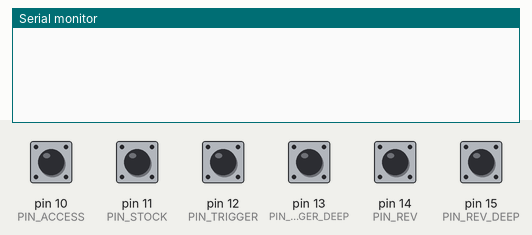
The sketch below on a simulated Arduino Uno, built with avr-gcc and run on an emulated ATmega328P. Shown: the last lines printed to the serial monitor. The test bench sets the inputs (shaded band); at power-on: pin 10 (PIN_ACCESS), pin 11 (PIN_STOCK), pin 12 (PIN_TRIGGER), pin 13 (PIN_TRIGGER_DEEP), pin 14 (PIN_REV), pin 15 (PIN_REV_DEEP) HIGH.

Above: at 1.2 s.
1.3 s: pin 10 (PIN_ACCESS) pulled LOW for 0.15 s
At 2.6 s:
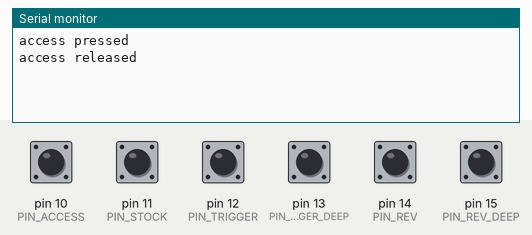
2.9 s: pin 11 (PIN_STOCK) pulled LOW for 0.15 s
At 3.9 s:
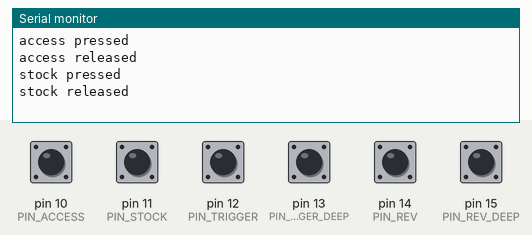
4.5 s: pin 12 (PIN_TRIGGER) pulled LOW for 0.15 s
At 5.2 s:
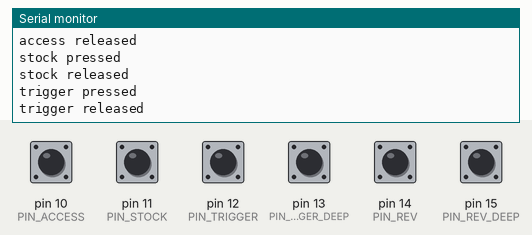
6.1 s: pin 13 (PIN_TRIGGER_DEEP) pulled LOW for 0.15 s
At 7.4 s:
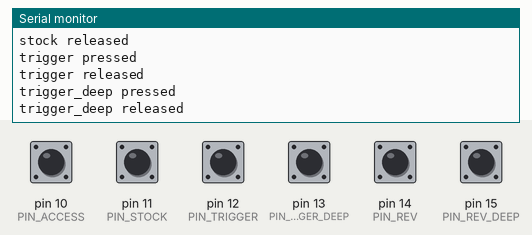
7.7 s: pin 14 (PIN_REV) pulled LOW for 0.15 s
At 8.8 s:
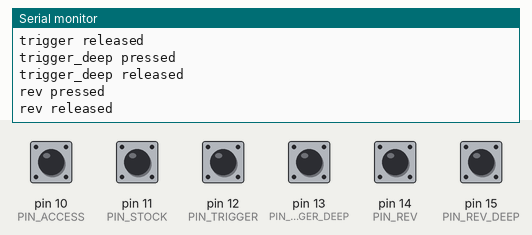
9.3 s: pin 15 (PIN_REV_DEEP) pulled LOW for 0.15 s
At 10.0 s:
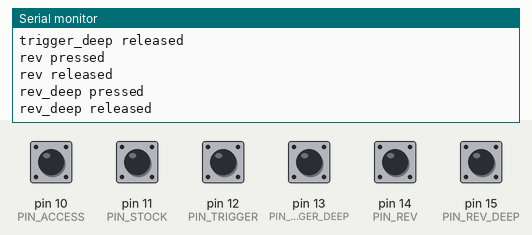

The sketch:

button_testing.ino
```cpp
#define PIN_ACCESS 10
#define PIN_STOCK 11
#define PIN_TRIGGER 12
#define PIN_TRIGGER_DEEP 13
#define PIN_REV 14
#define PIN_REV_DEEP 15

#define DEBOUNCE_DELAY 20  // ms

bool last_access = HIGH;
bool last_stock = HIGH;
bool last_trigger = HIGH;
bool last_trigger_deep = HIGH;
bool last_rev = HIGH;
bool last_rev_deep = HIGH;

unsigned long last_access_time = 0;
unsigned long last_stock_time = 0;
unsigned long last_trigger_time = 0;
unsigned long last_trigger_deep_time = 0;
unsigned long last_rev_time = 0;
unsigned long last_rev_deep_time = 0;

void setup() {
  Serial.begin(9600);
  pinMode(PIN_ACCESS, INPUT_PULLUP);
  pinMode(PIN_STOCK, INPUT_PULLUP);
  pinMode(PIN_TRIGGER, INPUT_PULLUP);
  pinMode(PIN_TRIGGER_DEEP, INPUT_PULLUP);
  pinMode(PIN_REV, INPUT_PULLUP);
  pinMode(PIN_REV_DEEP, INPUT_PULLUP);
}

void loop() {
  unsigned long now = millis();

  bool current_access = digitalRead(PIN_ACCESS);
  if (current_access != last_access && now - last_access_time > DEBOUNCE_DELAY) {
    last_access = current_access;
    last_access_time = now;
    Serial.print("access ");
    Serial.println(current_access == LOW ? "pressed" : "released");
  }

  bool current_stock = digitalRead(PIN_STOCK);
  if (current_stock != last_stock && now - last_stock_time > DEBOUNCE_DELAY) {
    last_stock = current_stock;
    last_stock_time = now;
    Serial.print("stock ");
    Serial.println(current_stock == LOW ? "pressed" : "released");
  }

  bool current_trigger = digitalRead(PIN_TRIGGER);
  if (current_trigger != last_trigger && now - last_trigger_time > DEBOUNCE_DELAY) {
    last_trigger = current_trigger;
    last_trigger_time = now;
    Serial.print("trigger ");
    Serial.println(current_trigger == LOW ? "pressed" : "released");
  }

  bool current_trigger_deep = digitalRead(PIN_TRIGGER_DEEP);
  if (current_trigger_deep != last_trigger_deep && now - last_trigger_deep_time > DEBOUNCE_DELAY) {
    last_trigger_deep = current_trigger_deep;
    last_trigger_deep_time = now;
    Serial.print("trigger_deep ");
    Serial.println(current_trigger_deep == LOW ? "pressed" : "released");
  }

  bool current_rev = digitalRead(PIN_REV);
  if (current_rev != last_rev && now - last_rev_time > DEBOUNCE_DELAY) {
    last_rev = current_rev;
    last_rev_time = now;
    Serial.print("rev ");
    Serial.println(current_rev == LOW ? "pressed" : "released");
  }

  bool current_rev_deep = digitalRead(PIN_REV_DEEP);
  if (current_rev_deep != last_rev_deep && now - last_rev_deep_time > DEBOUNCE_DELAY) {
    last_rev_deep = current_rev_deep;
    last_rev_deep_time = now;
    Serial.print("rev_deep ");
    Serial.println(current_rev_deep == LOW ? "pressed" : "released");
  }
}
```

Measured:
- after the input at 1.3 s, the serial monitor: prints a new line at once (image 1)
- after the input at 2.9 s, the serial monitor: prints a new line at once (image 2)
- after the input at 4.5 s, the serial monitor: prints a new line at once (image 3)
- after the input at 6.1 s, the serial monitor: prints a new line at once (image 4)
- after the input at 7.7 s, the serial monitor: prints a new line at once (image 5)
- after the input at 9.3 s, the serial monitor: prints a new line at once (image 6)
